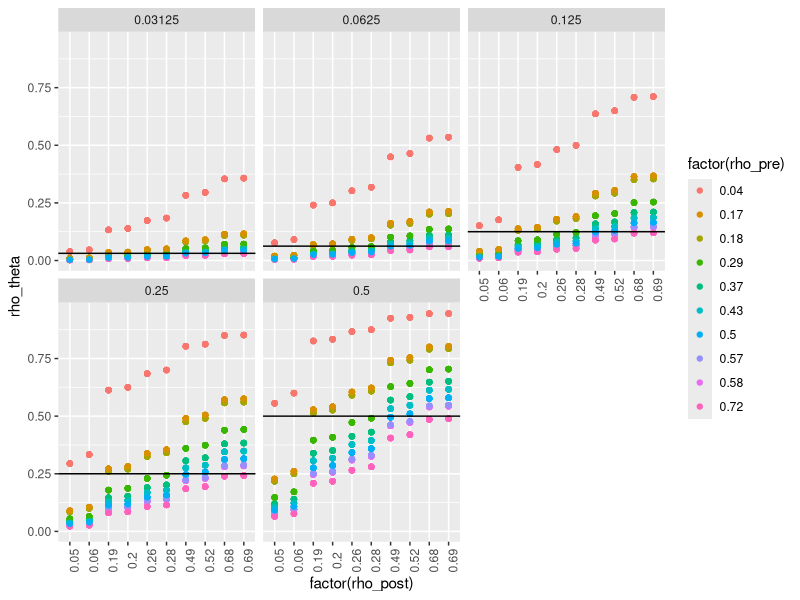

This figure's R source:
library(tidyverse)
x <- 1:5
theta <- 2^-x
theta
rho_pre <- rep(sample(seq(0,0.75,0.01), 10), each = 10)
rho_post <- rep(sample(seq(0,0.75,0.01), 10), 10)
dat <- data_frame(x, theta, rho_pre = list(rho_pre), rho_post = list(rho_post)) %>% 
    add_column(sim = 1:nrow(.)) %>% group_by(sim) %>% nest()

n_features <- 10
pre <- sample(seq(to = 0.1, from = 0.001, by = 0.001), size = n_features)
post <- sample(seq(to = 0.1, from = 0.001, by = 0.001), size = n_features)

sim_count <- data_frame(sim = 1:nrow(dat), pre_f_prob = list(pre), post_f_prob = list(post)) %>%
    unnest() %>% rowwise() %>% 
    mutate(pre_f_count = rbinom(n = 1, size = 10000, prob = pre_f_prob),
           post_f_count = rbinom(n = 1, size = 10000, prob = post_f_prob))

sim_dat <-sim_count %>% left_join(dat) %>% unnest() %>% unnest()

## calculate ng/ul DNA for pre and post
sim_dat <- sim_dat %>% mutate(pre_ng = 12.5*rho_pre*(1-theta), 
                              post_ng = 12.5*rho_post*theta,
                              rho_theta = post_ng/(pre_ng + post_ng))

sim_dat %>% ggplot() + 
    geom_point(aes(x = factor(rho_post), 
                   y = rho_theta, color = factor(rho_pre))) + 
    geom_hline(aes(yintercept = theta)) + 
    facet_wrap(~theta) + theme(axis.text.x = element_text(angle = 90))

sim_dat %>% group_by(sim, theta, rho_pre, rho_post) %>% nest() #%>% 
    # mutate(fit = map(data, ~lm()))
    
## Simulate counts using rho 
## Fit theta estimate model to see how well it agrees with rho_theta  


